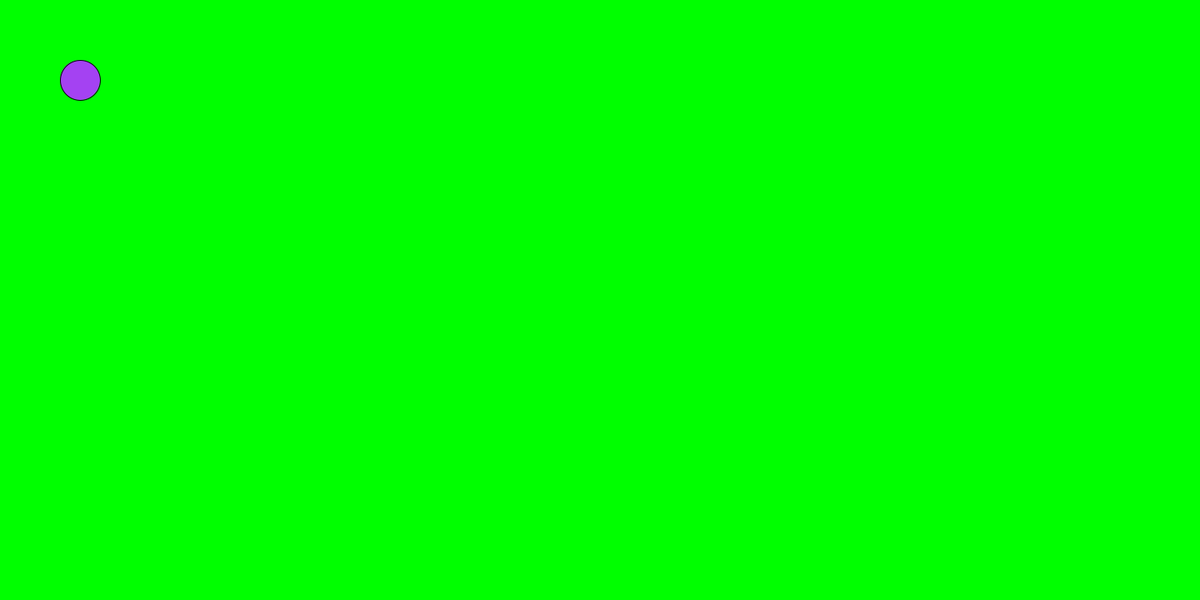
Frame 1 (no input)
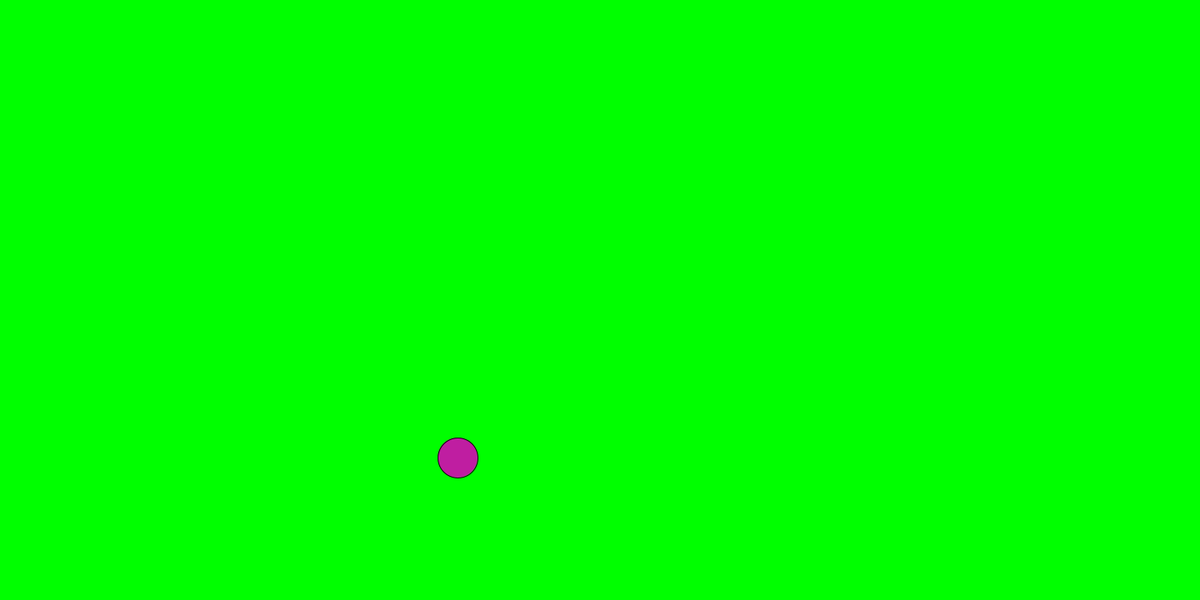
Frame 60 (the mouse pressed at the canvas centre just before this capture)
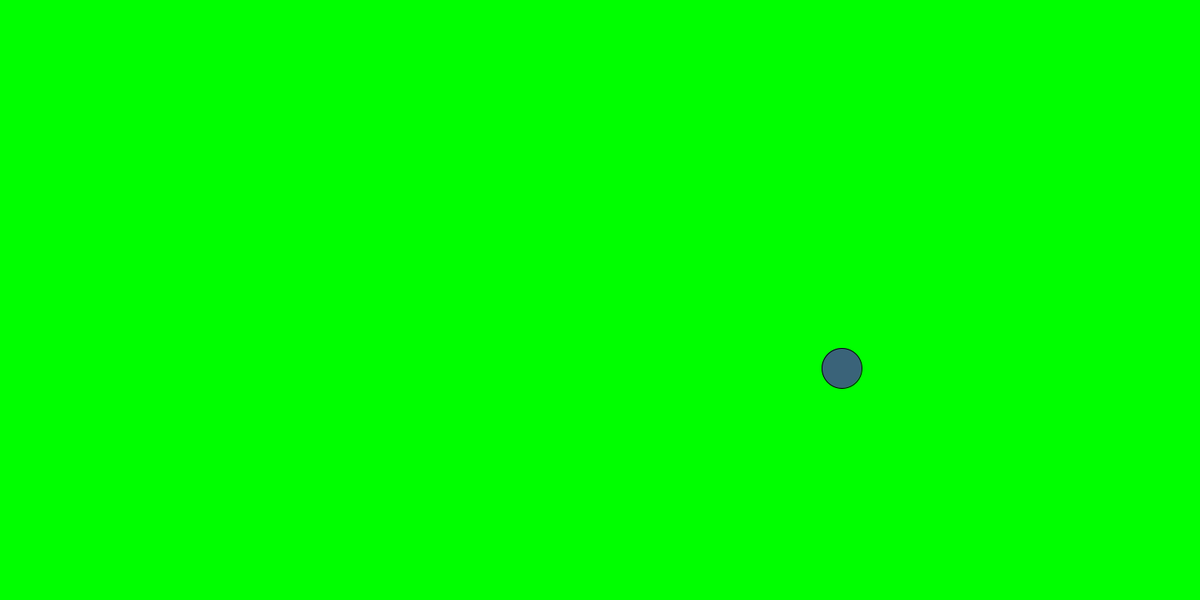
Frame 120 (the mouse held since frame 60 and released just before this capture)

The Processing sketch that drew these frames (run headless with seeded random() and noise(); from frame 60 on, the mouse is pressed at the canvas centre):

// Processing sketch: balls
// ── balls.pde
float x = 100;
float y = 100;

float xSpeed = 8;
float ySpeed = 8;
float Boxwidth = 1500;
float Boxheight = 750;

void setup (){
size (1500,750);

}

void draw() {
background(0, 255, 0);


fill(random(255), random(255), random(255));
circle( x, y, 50);

x = x + xSpeed;

if (x >= Boxwidth || x <= 0) {
xSpeed *= -1;

}

y += ySpeed;
if (y >= Boxheight || y <= 0) {
ySpeed *= -1;
}
}
